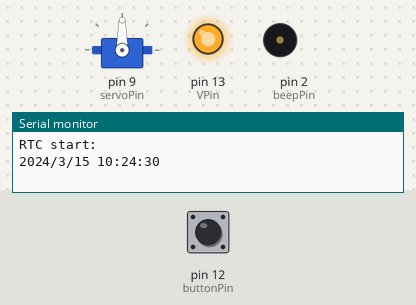
This sketch was run on a simulated Arduino Uno, built with avr-gcc and run on an emulated ATmega328P. Shown: servo, output pins drawn as LEDs (lit = HIGH), buzzer (waves = sounding, pin HIGH), the last lines printed to the serial monitor. The inputs (shaded band) are chosen by the test bench; at power-on: pin 12 (buttonPin) HIGH. The local clock reads 2024-03-15 10:24:30 at power-on unless the sketch sets it.

Above: at 1.8 s.
1.9 s: pin 12 (buttonPin) pulled LOW for 3.2 s
At 2.9 s:
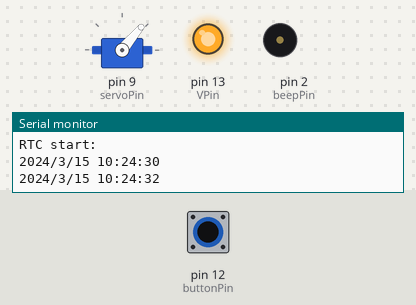
Timing chart, 0 to 15.1 s (numbered marks = the images above; inputs shaded):
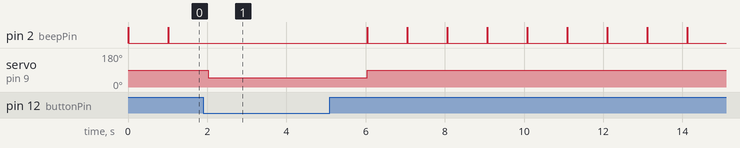

The sketch:

Droptomaat.ino
```cpp
// This software controls the Droptomaat.

// On weekdays (mon-sat), at midnight, the droptomaat will index to the next pocket.
// On Sundays the Droptomaat will be empty & open to release all possible content.
// On Mondays the Droptomaat can be filled.
// The Droptomaat can be opened and the switch on the flap can be used to go into filling mode
// In this mode, the Droptomaat will beep, indicating that it is in filling mode.

// Using Arduino Uno
// An RTC tracks time, the Arduino controls the motor and a buzzer, and handles input from the button.

#include <Wire.h>
#include <RTClib.h>
#include <Servo.h>

Servo myservo;
int servoPin = 9;
int beepPin = 2;
int buttonPin = 12;
int VPin = 13; // Additional 5V power
int positionX = 180; // Push position
int positionO = 90; // Open position
int positionY = 50; // Closed position
RTC_DS3231 rtc;
int baudrate = 9600;

void printDateTime() {
  DateTime now = rtc.now();
  Serial.begin(9600);
  Serial.print(now.year(), DEC);
  Serial.print('/');
  Serial.print(now.month(), DEC);
  Serial.print('/');
  Serial.print(now.day(), DEC);
  Serial.print(" ");
  Serial.print(now.hour(), DEC);
  Serial.print(':');
  Serial.print(now.minute(), DEC);
  Serial.print(':');
  Serial.print(now.second(), DEC);
  Serial.println();
}

void setRTCTime() {
  rtc.adjust(DateTime(F(__DATE__), F(__TIME__)));
}

void setup() {
  Wire.begin();
  myservo.attach(servoPin);
  pinMode(beepPin, OUTPUT);
  pinMode(VPin, OUTPUT);
  pinMode(buttonPin, INPUT);
  digitalWrite(VPin, HIGH);
  myservo.write(positionY);     // Close the servo initially

  if (rtc.begin()) {
    Serial.begin(baudrate);
    Serial.println("RTC start:");
    DateTime now = rtc.now();
    printDateTime();
  }

  if (!rtc.begin()) {
    Serial.begin(baudrate);
    Serial.println("RTC not found");
    while (1);
  }

  if (rtc.lostPower()) {
    Serial.begin(baudrate);
    Serial.println("RTC lost power");
    Serial.println("Set time");
    setRTCTime();
  }

}

void loop() {

  // IF operational
  if (digitalRead(buttonPin) == 0) {
    DateTime now = rtc.now();

    // // Check if it's 02:00:xx (midnight)
    if (now.hour() == 2 && now.minute() == 00) {
      // Days are numbered: Sunday is 0, Monday is 1, ..., Saturday is 6
      if (now.dayOfTheWeek() >= 0 && now.dayOfTheWeek() <= 5) { // Monday to Saturday
        myservo.write(positionX); // Push
        delay(500);
        myservo.write(positionY); // Close
      }
      else { // Sunday
        myservo.write(positionO); // Open
      }
      delay(60000); // Wait for 1 minute
    }
  }
  // IF refill
  else {
    myservo.write(positionO); // Open
    while (digitalRead(buttonPin) == 1) {
      beep();
    }
    myservo.write(positionY); // Close
  }
  printDateTime();
  delay(1000);
}


void beep() {
    digitalWrite(beepPin, HIGH);
    delay(10);
    digitalWrite(beepPin, LOW);
    delay(1000);
}
```

Measured:
- after the input at 1.9 s, servo on pin 9 (servoPin): 90° → 50° after 0.12 s, → 90° 4.0 s later
